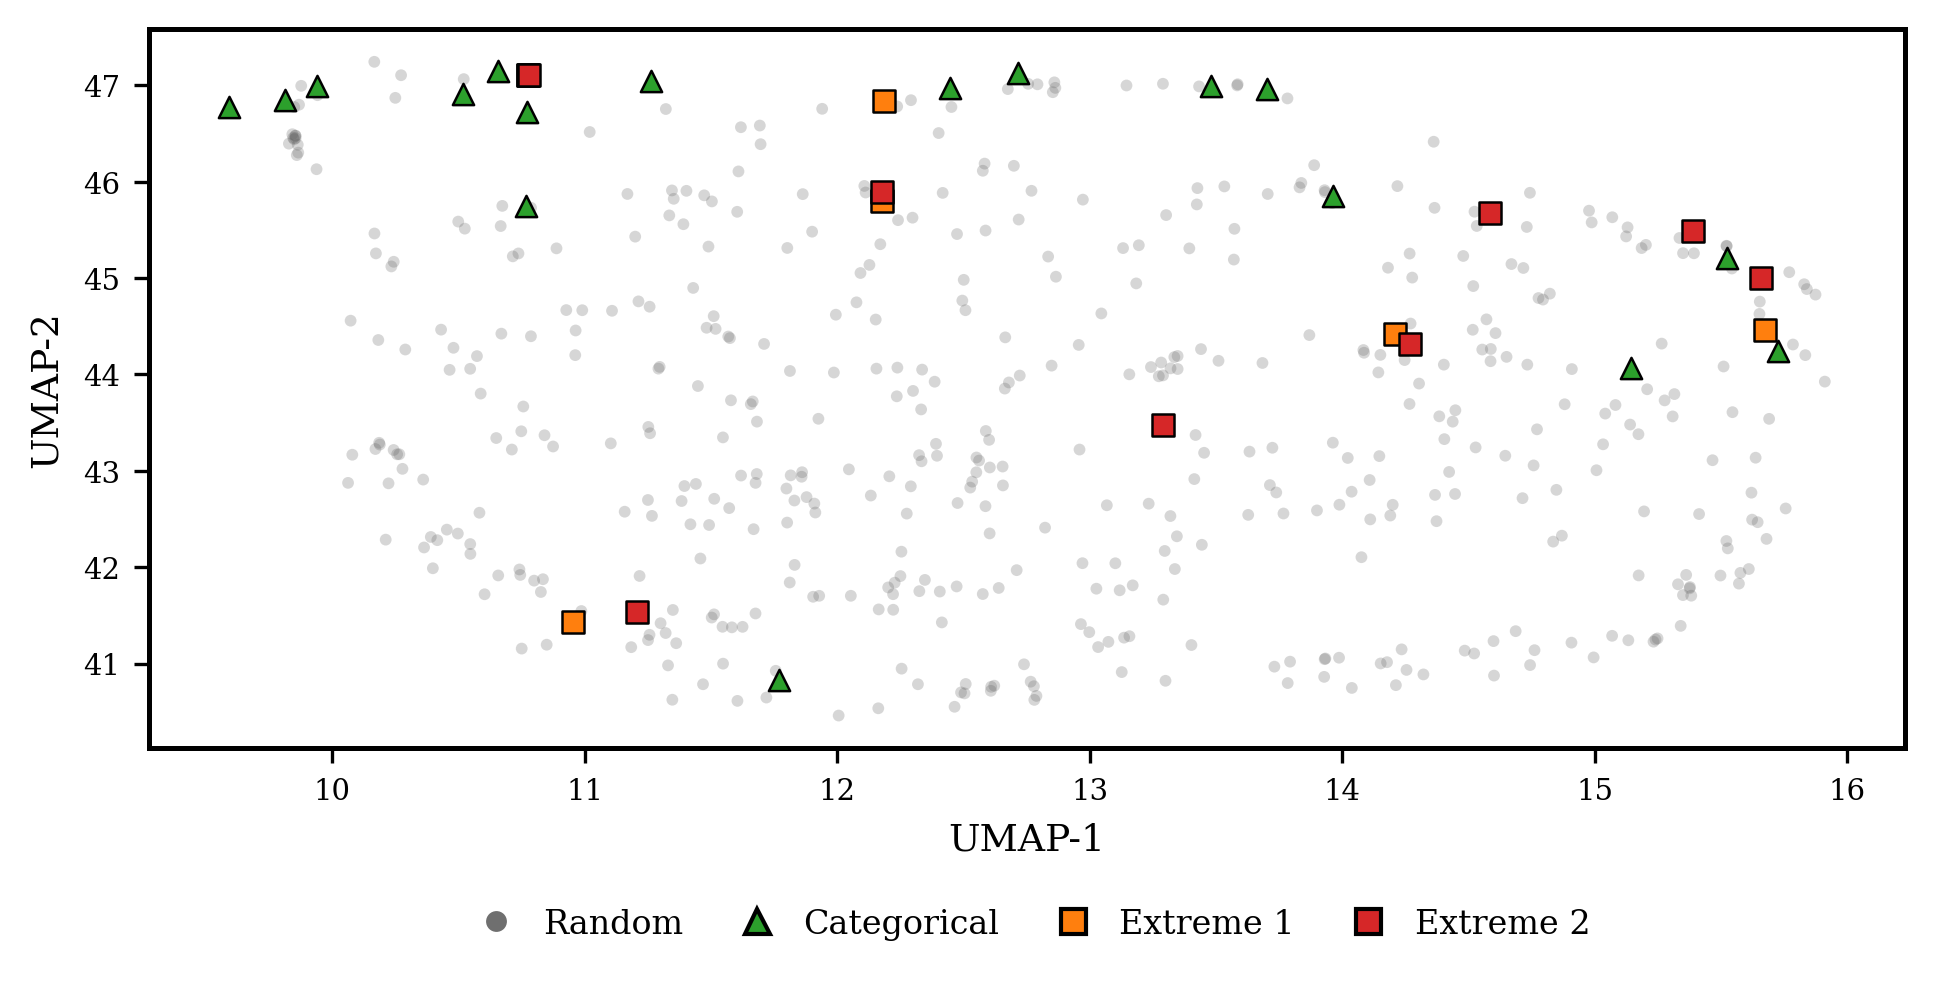

The Python source for this figure:
#!/usr/bin/env python3
"""UMAP projection of LR/MLP engineered architecture descriptors (with overlays).

This script is intended for the "are these test sets out-of-distribution?" story:
it embeds bottlebrush *input* descriptors (no targets, no errors) into 2D using
UMAP, then overlays the categorical and extreme sets on top of the random set.

By default:
  - Features are engineered from the same "Input List" strings used elsewhere.
  - Preprocessing follows the LR pipeline's monotonic transforms + scaling.
  - PCA is applied before UMAP (common best practice for stability).
  - UMAP is fit on the random set and used to transform the other sets.

Example:
  ./venv/bin/python FIGURES/clustering_with_extremes/umap_architecture_descriptors.py
"""

from __future__ import annotations

import argparse
import sys
from pathlib import Path
from typing import Dict, List, Sequence, Tuple

import matplotlib.pyplot as plt
from matplotlib.lines import Line2D
import numpy as np
import pandas as pd
from sklearn.decomposition import PCA
from sklearn.impute import SimpleImputer
from sklearn.pipeline import Pipeline
from sklearn.preprocessing import StandardScaler


SCRIPT_PATH = Path(__file__).resolve()
REPO_ROOT = SCRIPT_PATH.parents[2]

TARGET_COLUMNS = {"Area AVG", "RG AVG", "RDF Peak"}


def parse_args(argv: Sequence[str] | None = None) -> argparse.Namespace:
    parser = argparse.ArgumentParser(
        description="UMAP projection of engineered architecture descriptors."
    )
    parser.add_argument(
        "--random-csv",
        type=Path,
        default=REPO_ROOT / "data" / "ES.csv",
        help="Random (training-like) raw CSV (default: data/ES.csv).",
    )
    parser.add_argument(
        "--categorical-csv",
        type=Path,
        default=REPO_ROOT / "test_set.csv",
        help="Categorical/structured raw CSV (default: test_set.csv).",
    )
    parser.add_argument(
        "--extreme-1-csv",
        type=Path,
        default=REPO_ROOT / "extreme_test_set_1.csv",
        help="Extreme 1 raw CSV (default: extreme_test_set_1.csv).",
    )
    parser.add_argument(
        "--extreme-2-csv",
        type=Path,
        default=REPO_ROOT / "extreme_test_set_2.csv",
        help="Extreme 2 raw CSV (default: extreme_test_set_2.csv).",
    )
    parser.add_argument(
        "--fit-on",
        choices=("random", "all"),
        default="random",
        help="Which samples define the UMAP fit (default: random).",
    )
    parser.add_argument(
        "--include-redundant",
        action="store_true",
        help="Keep 'max_length' and 'min_block_size' (default: drop them).",
    )
    parser.add_argument(
        "--pca-components",
        type=int,
        default=20,
        help="PCA components before UMAP (0 disables PCA; default: 20).",
    )
    parser.add_argument(
        "--n-neighbors",
        type=int,
        default=30,
        help="UMAP n_neighbors (default: 30).",
    )
    parser.add_argument(
        "--min-dist",
        type=float,
        default=0.1,
        help="UMAP min_dist (default: 0.1).",
    )
    parser.add_argument(
        "--metric",
        type=str,
        default="euclidean",
        help="UMAP metric (default: euclidean).",
    )
    parser.add_argument(
        "--seed",
        type=int,
        default=42,
        help="Random seed for PCA/UMAP (default: 42).",
    )
    parser.add_argument(
        "--outdir",
        type=Path,
        default=SCRIPT_PATH.parent,
        help="Output directory (default: FIGURES/clustering_with_extremes).",
    )
    parser.add_argument(
        "--outfile",
        type=str,
        default="umap_architecture_descriptors.png",
        help="Output filename (default: umap_architecture_descriptors.png).",
    )
    parser.add_argument(
        "--save-embedding-csv",
        type=Path,
        default=None,
        help="Optional path to write embedding coordinates as CSV.",
    )
    parser.add_argument(
        "--figwidth",
        type=float,
        default=6.5,
        help="Figure width in inches (default: 6.5, ACS two-column).",
    )
    parser.add_argument(
        "--figheight",
        type=float,
        default=3.25,
        help="Figure height in inches (default: 3.25).",
    )
    parser.add_argument(
        "--dpi",
        type=int,
        default=300,
        help="DPI for PNG output (default: 300).",
    )
    parser.add_argument(
        "--random-marker-size",
        type=float,
        default=8.0,
        help="Scatter marker size ('s') for random points (default: 8).",
    )
    parser.add_argument(
        "--random-alpha",
        type=float,
        default=0.25,
        help="Alpha transparency for random points (default: 0.25).",
    )
    parser.add_argument(
        "--special-marker-size",
        type=float,
        default=26.0,
        help="Scatter marker size ('s') for extremes/categorical (default: 26).",
    )
    parser.add_argument(
        "--legend",
        choices=("below", "above", "inside", "none"),
        default="below",
        help="Legend placement (default: below).",
    )
    parser.add_argument(
        "--legend-cols",
        type=int,
        default=4,
        help="Number of legend columns when placed above/below (default: 4).",
    )
    return parser.parse_args(argv)


def resolve_repo_path(path: Path) -> Path:
    if path.is_absolute():
        return path
    return (REPO_ROOT / path).resolve()


def _import_lr_preprocess():
    lr_dir = (REPO_ROOT / "LR").resolve()
    if str(lr_dir) not in sys.path:
        sys.path.insert(0, str(lr_dir))
    import preprocess as lr_preprocess  # type: ignore

    return lr_preprocess


def _import_lr_train():
    lr_dir = (REPO_ROOT / "LR").resolve()
    if str(lr_dir) not in sys.path:
        sys.path.insert(0, str(lr_dir))
    import train as lr_train  # type: ignore

    return lr_train


def _engineer_features(raw_csv: Path) -> pd.DataFrame:
    lr_preprocess = _import_lr_preprocess()
    df = lr_preprocess.create_feature_dataframe(str(raw_csv))
    df = df.rename(columns=lambda c: str(c).strip())
    return df


def _numeric_feature_columns(df: pd.DataFrame) -> List[str]:
    cols: List[str] = []
    for col in df.columns:
        col = str(col).strip()
        if col == "Input List":
            continue
        if col in TARGET_COLUMNS:
            continue
        if not pd.api.types.is_numeric_dtype(df[col]):
            continue
        cols.append(col)
    return cols


def _stack_datasets(
    datasets: Sequence[Tuple[str, Path]],
) -> pd.DataFrame:
    frames: List[pd.DataFrame] = []
    for label, csv_path in datasets:
        df = _engineer_features(csv_path)
        df["dataset"] = label
        frames.append(df)
    return pd.concat(frames, ignore_index=True)


def _prep_features(
    df_all: pd.DataFrame,
    *,
    feature_cols: List[str],
    fit_mask: np.ndarray,
    seed: int,
    pca_components: int,
) -> Tuple[np.ndarray, np.ndarray]:
    lr_train = _import_lr_train()

    pre = Pipeline(
        steps=[
            ("prep", lr_train.build_preprocessor(feature_cols)),
            ("impute", SimpleImputer(strategy="median")),
            ("scale", StandardScaler()),
        ]
    )

    X_all = df_all.loc[:, feature_cols]
    X_fit = df_all.loc[fit_mask, feature_cols]

    X_fit_t = pre.fit_transform(X_fit)
    X_all_t = pre.transform(X_all)

    if pca_components <= 0:
        return X_fit_t, X_all_t

    n_components = min(int(pca_components), X_fit_t.shape[1])
    pca = PCA(n_components=n_components, random_state=seed)
    X_fit_pca = pca.fit_transform(X_fit_t)
    X_all_pca = pca.transform(X_all_t)
    return X_fit_pca, X_all_pca


def compute_umap_embedding(
    X_fit: np.ndarray,
    X_all: np.ndarray,
    *,
    n_neighbors: int,
    min_dist: float,
    metric: str,
    seed: int,
) -> np.ndarray:
    try:
        import umap  # type: ignore
    except Exception as exc:  # pragma: no cover
        raise SystemExit(
            "Missing dependency: umap-learn. Install in your venv with:\n"
            "  ./venv/bin/pip install umap-learn\n"
            "Then rerun this script using ./venv/bin/python."
        ) from exc

    reducer = umap.UMAP(
        n_neighbors=int(n_neighbors),
        min_dist=float(min_dist),
        metric=str(metric),
        random_state=int(seed),
        n_components=2,
    )
    reducer.fit(X_fit)
    return reducer.transform(X_all)


def _dataset_styles(
    random_alpha: float,
    random_marker_size: float,
    special_marker_size: float,
) -> Dict[str, Dict[str, object]]:
    return {
        "Random": {
            "marker": "o",
            "color": "#5F5F5F",
            "alpha": random_alpha,
            "s": random_marker_size,
            "edgecolors": "none",
            "linewidths": 0.0,
        },
        "Categorical": {
            "marker": "^",
            "facecolor": "#2CA02C",
            "edgecolor": "black",
            "alpha": 1.0,
            "s": special_marker_size,
            "linewidths": 0.6,
        },
        "Extreme 1": {
            "marker": "s",
            "facecolor": "#FF7F0E",
            "edgecolor": "black",
            "alpha": 1.0,
            "s": special_marker_size,
            "linewidths": 0.6,
        },
        "Extreme 2": {
            "marker": "s",
            "facecolor": "#D62728",
            "edgecolor": "black",
            "alpha": 1.0,
            "s": special_marker_size,
            "linewidths": 0.6,
        },
    }


def plot_umap_overlay(
    df: pd.DataFrame,
    *,
    outdir: Path,
    outfile: str,
    figwidth: float,
    figheight: float,
    dpi: int,
    legend: str,
    legend_cols: int,
    random_alpha: float,
    random_marker_size: float,
    special_marker_size: float,
) -> Path:
    outdir.mkdir(parents=True, exist_ok=True)
    outpath = outdir / outfile

    plt.rcParams.update(
        {
            "font.family": "serif",
            "font.serif": ["DejaVu Serif"],
            "mathtext.fontset": "dejavuserif",
            "font.size": 8,
            "axes.labelsize": 9,
            "xtick.labelsize": 7,
            "ytick.labelsize": 7,
            "axes.linewidth": 1.2,
            "figure.facecolor": "white",
            "axes.facecolor": "white",
            "savefig.facecolor": "white",
        }
    )

    styles = _dataset_styles(
        random_alpha=random_alpha,
        random_marker_size=random_marker_size,
        special_marker_size=special_marker_size,
    )

    fig, ax = plt.subplots(figsize=(figwidth, figheight))

    # Plot random first as a background cloud.
    order = ["Random", "Categorical", "Extreme 1", "Extreme 2"]
    for label in order:
        mask = df["dataset"].astype(str) == label
        if not mask.any():
            continue
        style = styles.get(label, {})
        if label == "Random":
            ax.scatter(df.loc[mask, "umap_1"], df.loc[mask, "umap_2"], **style)
        else:
            ax.scatter(
                df.loc[mask, "umap_1"],
                df.loc[mask, "umap_2"],
                marker=style["marker"],
                s=style["s"],
                facecolor=style["facecolor"],
                edgecolor=style["edgecolor"],
                linewidths=style["linewidths"],
                alpha=style["alpha"],
                zorder=3,
            )

    ax.set_xlabel("UMAP-1")
    ax.set_ylabel("UMAP-2")

    for spine in ax.spines.values():
        spine.set_linewidth(1.2)

    if legend != "none":
        handles = [
            Line2D(
                [0],
                [0],
                marker="o",
                linestyle="",
                label="Random",
                markerfacecolor=styles["Random"]["color"],
                markeredgecolor="none",
                markersize=5,
                alpha=0.9,
            ),
            Line2D(
                [0],
                [0],
                marker="^",
                linestyle="",
                label="Categorical",
                markerfacecolor=styles["Categorical"]["facecolor"],
                markeredgecolor="black",
                markersize=6,
            ),
            Line2D(
                [0],
                [0],
                marker="s",
                linestyle="",
                label="Extreme 1",
                markerfacecolor=styles["Extreme 1"]["facecolor"],
                markeredgecolor="black",
                markersize=6,
            ),
            Line2D(
                [0],
                [0],
                marker="s",
                linestyle="",
                label="Extreme 2",
                markerfacecolor=styles["Extreme 2"]["facecolor"],
                markeredgecolor="black",
                markersize=6,
            ),
        ]

        if legend == "inside":
            ax.legend(handles=handles, loc="best", frameon=False, fontsize=8)
        else:
            bbox = (0.5, -0.18) if legend == "below" else (0.5, 1.15)
            ax.legend(
                handles=handles,
                loc="upper center" if legend == "below" else "lower center",
                bbox_to_anchor=bbox,
                frameon=False,
                ncol=int(legend_cols),
                fontsize=8,
                columnspacing=1.2,
                handletextpad=0.4,
            )
            fig.subplots_adjust(bottom=0.27 if legend == "below" else 0.12, top=0.9)

    fig.tight_layout()
    fig.savefig(outpath, dpi=int(dpi), bbox_inches="tight")
    plt.close(fig)
    return outpath


def main(argv: Sequence[str] | None = None) -> int:
    args = parse_args(argv)

    datasets = [
        ("Random", resolve_repo_path(args.random_csv)),
        ("Categorical", resolve_repo_path(args.categorical_csv)),
        ("Extreme 1", resolve_repo_path(args.extreme_1_csv)),
        ("Extreme 2", resolve_repo_path(args.extreme_2_csv)),
    ]
    df_all = _stack_datasets(datasets)

    feature_cols = _numeric_feature_columns(df_all)
    if not args.include_redundant:
        for col in ("max_length", "min_block_size"):
            if col in feature_cols:
                feature_cols.remove(col)

    if not feature_cols:
        raise SystemExit("No numeric engineered feature columns found to embed.")

    fit_mask = df_all["dataset"].astype(str).eq("Random").to_numpy()
    if args.fit_on == "all":
        fit_mask = np.ones(len(df_all), dtype=bool)

    X_fit, X_all = _prep_features(
        df_all,
        feature_cols=feature_cols,
        fit_mask=fit_mask,
        seed=int(args.seed),
        pca_components=int(args.pca_components),
    )

    embedding = compute_umap_embedding(
        X_fit,
        X_all,
        n_neighbors=int(args.n_neighbors),
        min_dist=float(args.min_dist),
        metric=str(args.metric),
        seed=int(args.seed),
    )

    df_plot = df_all.copy()
    df_plot["umap_1"] = embedding[:, 0]
    df_plot["umap_2"] = embedding[:, 1]

    outdir = resolve_repo_path(args.outdir)
    outpath = plot_umap_overlay(
        df_plot,
        outdir=outdir,
        outfile=str(args.outfile),
        figwidth=float(args.figwidth),
        figheight=float(args.figheight),
        dpi=int(args.dpi),
        legend=str(args.legend),
        legend_cols=int(args.legend_cols),
        random_alpha=float(args.random_alpha),
        random_marker_size=float(args.random_marker_size),
        special_marker_size=float(args.special_marker_size),
    )
    print(f"Saved UMAP overlay figure to: {outpath}")

    if args.save_embedding_csv is not None:
        csv_path = resolve_repo_path(args.save_embedding_csv)
        csv_path.parent.mkdir(parents=True, exist_ok=True)
        keep_cols = ["dataset", "umap_1", "umap_2"]
        if "Input List" in df_plot.columns:
            keep_cols.insert(0, "Input List")
        df_plot.loc[:, keep_cols].to_csv(csv_path, index=False)
        print(f"Saved embedding coordinates to: {csv_path}")

    return 0


if __name__ == "__main__":
    raise SystemExit(main())
